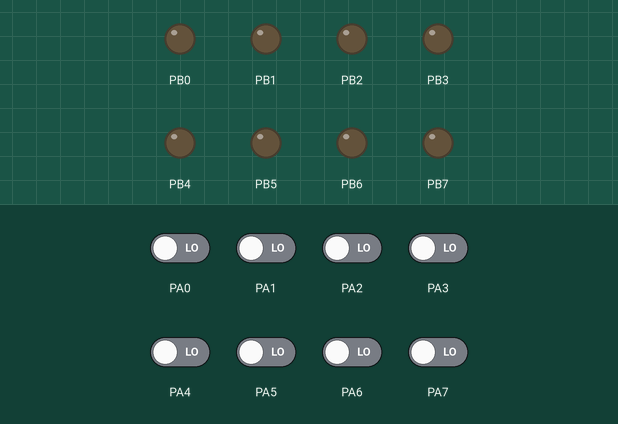
The program below on a simulated ATmega1284P, built with avr-gcc and emulated at 16 MHz. On the bench: output pins drawn as LEDs (lit = HIGH). Dashed ring = blinking. Inputs (shaded band) come from the test bench; at power-on: PA0–7 LOW.

Above: at 1.2 s.
1.3 s: PA3 driven HIGH
At 1.7 s:
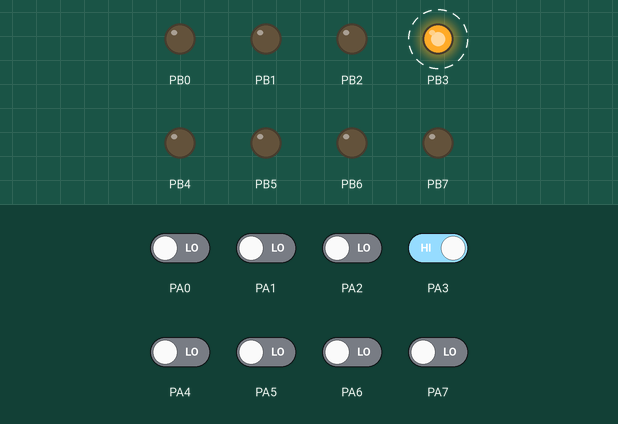
4.3 s: PA3 driven LOW
At 4.8 s:
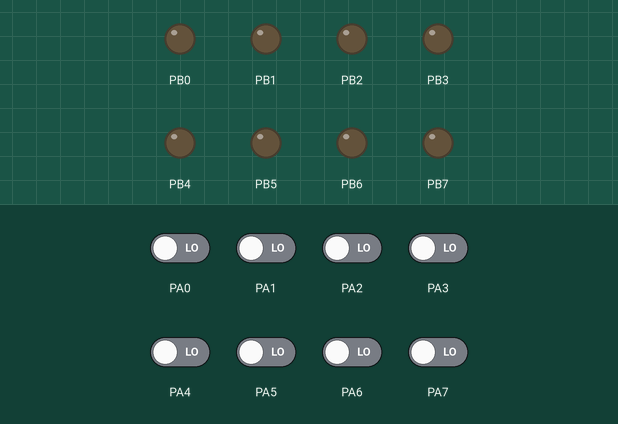
Timing chart, 0 to 7.3 s (numbered marks = the images above; inputs shaded):
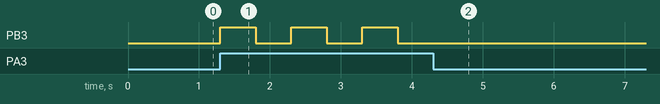

The program:

main.c
```c
/*
 * lab3_3.c
 *
 * Created: 2026-02-18 11:11:00
 * Author : Oskar
 */

#define F_CPU 16000000
#include <avr/io.h>
#include <util/delay.h>

extern char led_on(char);
extern char led_off(char);
extern char check_button(char);


int main(void)
{
	char led_val = 3;
	char button_val = 1;
	DDRA = 0x00;
	DDRB = 0xff; // initialize LEDs

    /* Replace with your application code */
    while (1)
    {
		char button_state = check_button(button_val);
		if(button_state > 0){
			led_on(led_val);
			_delay_ms(500);
			led_off(led_val);
			_delay_ms(500);
		}
	}
}
```

Measured:
- after the input at 1.3 s, PB3: alternates HIGH for 0.50 s and LOW for 0.50 s, starting at once
- after the input at 4.3 s, PB3: stops changing and stays LOW
